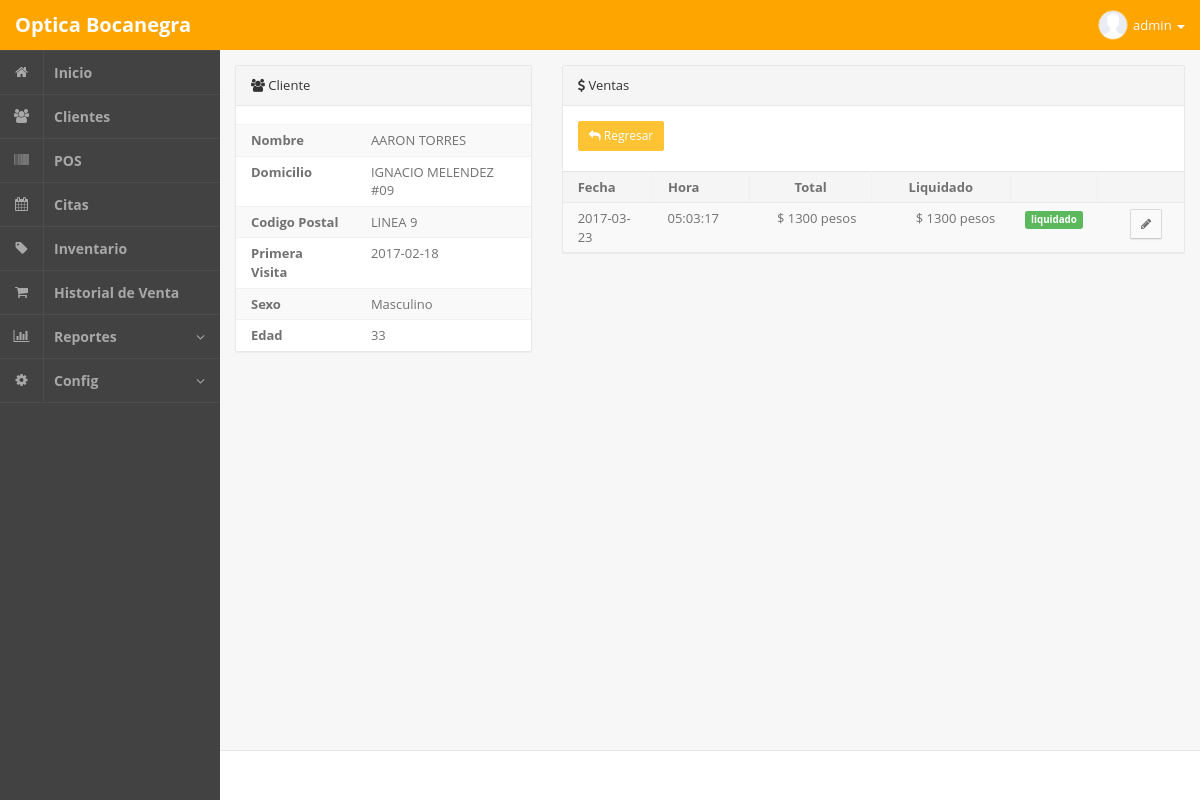
The page /admin.php?m=clientePagos&id=1047 (signed in) on the database its author committed.
### tables this page shows
CREATE TABLE `clientes` (
  `idclientes` int(255) NOT NULL,
  `fecharegistro` date NOT NULL,
  `nombre` varchar(200) NOT NULL,
  `fechanacimiento` date NOT NULL,
  `correo` varchar(100) NOT NULL,
  `sexo` varchar(20) NOT NULL,
  `edad` varchar(20) NOT NULL,
  `domicilio` text NOT NULL,
  `colonia` varchar(50) NOT NULL,
  `codigopostal` varchar(20) NOT NULL,
  `telefono` varchar(20) NOT NULL,
  `celular` varchar(500) NOT NULL,
  `ocupacion` varchar(100) NOT NULL,
  `usalentes` varchar(100) NOT NULL,
  `ultimoexamen` varchar(100) NOT NULL,
  `eninterior` varchar(100) NOT NULL,
  `campo1` varchar(100) NOT NULL,
  `campo2` varchar(100) NOT NULL,
  `campo3` varchar(100) NOT NULL,
  `campo4` varchar(100) NOT NULL,
  `campo5` varchar(100) NOT NULL,
  `campo6` varchar(100) NOT NULL,
  `campo7` varchar(100) NOT NULL,
  `campo8` varchar(100) NOT NULL,
  `campo9` varchar(100) NOT NULL,
  `campo10` varchar(100) NOT NULL,
  `campo11` varchar(100) NOT NULL,
  `campo12` varchar(100) NOT NULL,
  `diabetes` varchar(100) NOT NULL,
  `controlada1` varchar(100) NOT NULL,
  `hipertension` varchar(100) NOT NULL,
  `controlada2` varchar(100) NOT NULL,
  `airelibre` varchar(100) NOT NULL,
  `campo13` varchar(100) NOT NULL,
  `campo14` varchar(100) NOT NULL,
  `campo15` varchar(100) NOT NULL,
  `campo16` varchar(100) NOT NULL,
  `campo17` varchar(100) NOT NULL,
  `campo18` varchar(100) NOT NULL,
  `campo19` varchar(100) NOT NULL,
  `campo20` varchar(100) NOT NULL,
  `campo21` varchar(100) NOT NULL,
  `campo22` varchar(100) NOT NULL,
  `campo23` varchar(100) NOT NULL
);

CREATE TABLE `ventas` (
  `idventas` int(255) NOT NULL,
  `venta` varchar(100) NOT NULL,
  `fecha` date NOT NULL,
  `hora` varchar(100) NOT NULL,
  `idcliente` int(255) NOT NULL,
  `idusuario` int(255) NOT NULL,
  `vendedor` varchar(30) NOT NULL,
  `descuento` varchar(100) NOT NULL
);

### php/clientePagos.php (the view, shortened to what this page needs)
<?php
$id   = mysql_real_escape_string($_GET['id']);
$data = mysql_fetch_object(mysql_query("SELECT * FROM clientes WHERE idclientes='".$id."' LIMIT 1"));
?>
<div class="row">
	<div class="col-md-4">
		<section class="panel panel-default pos-rlt clearfix">
			<header class="panel-heading"> <i class="fa fa-users"></i> Cliente</header>
			<br>
			<div class="table-responsive">
				<table class="table table-striped b-t b-light">
					<tr>
						<th>Nombre</th>
						<td><?php echo $data->nombre; ?></td>
					</tr>
<?php
				if (!empty($data->domicilio)){
?>
					<tr>
						<th>Domicilio</th>
						<td><?php echo $data->domicilio; ?></td>
					</tr>
<?php
				}
?>
<?php
				if (!empty($data->codigopostal)){
?>
					<tr>
						<th>Codigo Postal</th>
						<td><?php echo $data->codigopostal; ?></td>
					</tr>
<?php
				}
?>
<?php
				if (!empty($data->fechanacimiento)){
?>
					<tr>
						<th>Primera Visita</th>
						<td><?php echo $data->fechanacimiento; ?></td>
					</tr>
<?php
				}
?>
<?php
				if (!empty($data->sexo)){
?>
					<tr>
						<th>Sexo</th>
						<td><?php echo $data->sexo; ?></td>
					</tr>
<?php
				}
				if (!empty($data->edad)){
?>
					<tr>
						<th>Edad</th>
						<td><?php echo $data->edad; ?></td>
					</tr>
<?php
				}
?>
				</table>
			</div>
		</section>
	</div>
	<div class="col-md-8">
		<section class="panel panel-default pos-rlt clearfix">
			<header class="panel-heading"> <i class="fa fa-usd"></i> Ventas</header>
			<div class="row wrapper">
				<div class="col-md-12 m-b-xs">
					<a href="admin.php?m=clientes" class="btn btn-sm btn-warning"><i class="fa fa-reply"></i> Regresar</a> &nbsp;&nbsp;&nbsp;
				</div>
			</div>
			<div class="table-responsive">
				<table class="table table-striped b-t b-light">
					<thead>
						<tr>
							<th width="120">Fecha</th>
							<th width="120">Hora</th>
							<th width="200" class="text-center">Total</th>
							<th width="200" class="text-center">Liquidado</th>
							<th></th>
							<th width="120"></th>
						</tr>
					</thead>
					<tbody>
		<?php
					$consulta  = mysql_query("SELECT
						ventas.*,
						(SELECT SUM(total) FROM ventas_articulos WHERE idventa=ventas.idventas) as total,
						(SELECT SUM(cantidad) FROM ventas_pagos WHERE idventa=ventas.idventas) as liquidado
						FROM ventas
						WHERE idcliente='".$id."' ORDER BY fecha DESC");
					while($q = mysql_fetch_object($consulta)){
						$descuento = ($q->descuento / 100) * $q->total;
						$total = ($q->total - $descuento);
						if ($q->liquidado >= $total){
							$estado = '<label class="label label-success"> liquidado</label>';
						} else {
							$estado = '<label class="label label-warning"> pendiente</label>';
						}
		?>
						<tr>
							<td><?php echo $q->fecha; ?></td>
							<td><?php echo $q->hora; ?></td>
							<td class="text-right">$ <?php echo $total; ?> pesos</td>
							<td class="text-right">$ <?php echo $q->liquidado; ?> pesos</td>
							<td class="text-center"><?php echo $estado; ?></td>
							<td class="text-right">
								<a href="admin.php?m=pventaEditar&id=<?php echo $q->idventas; ?>" class="btn btn-sm btn-default"> <i class="fa fa-pencil"></i> </a> &nbsp;
							</td>
						</tr>
		<?php
					}
		?>
					</tbody>
				</table>
			</div>
		</section>
	</div>
</div>

### rows shown on the page
clientes: nombre "AARON TORRES", domicilio "IGNACIO MELENDEZ #09", codigopostal "LINEA 9", fechanacimiento "2017-02-18", sexo "Masculino", edad "33"
ventas: fecha "2017-03-23", hora "05:03:17", total "1300", liquidado "1300", descuento "liquidado"
